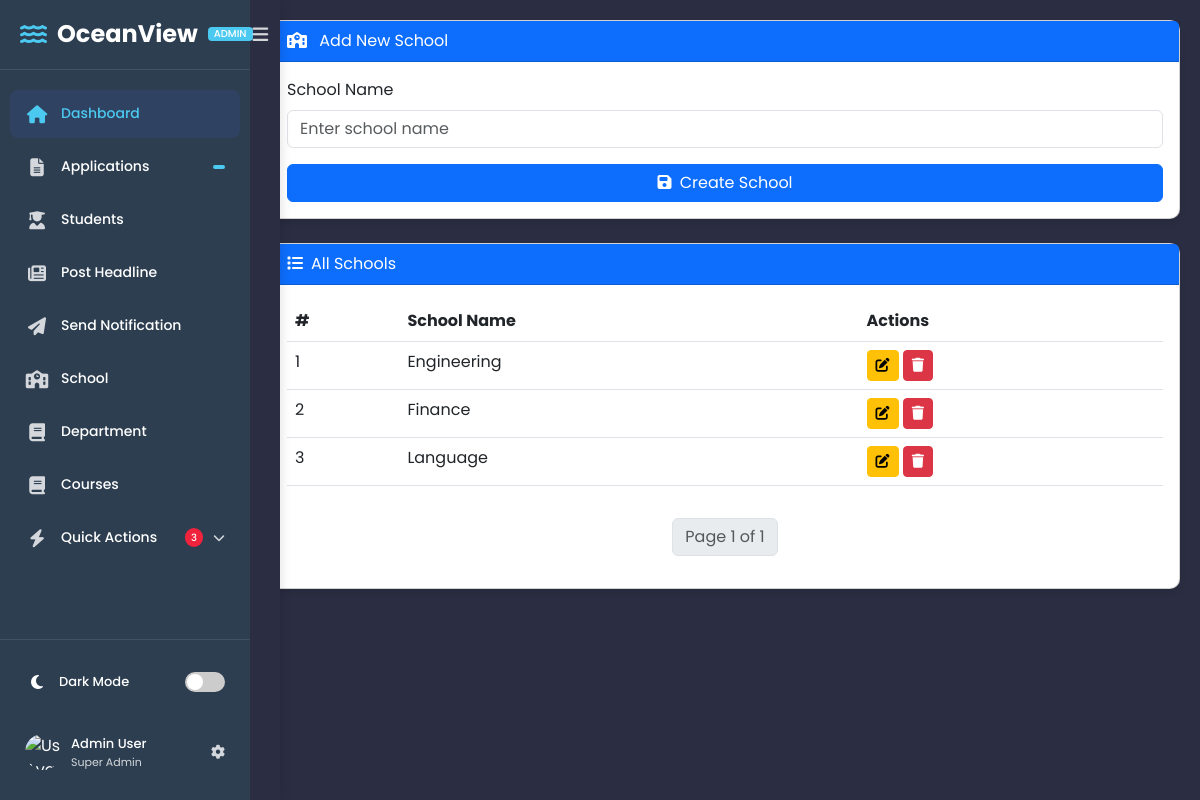
Page /add-school/ on the committed database.
### portal/models.py (models this page shows, shortened)
class School(models.Model):
    name = models.CharField(max_length=100, unique=True)

### crm/views.py (the view)
# urls.py: path("add-school/", add_School, name = "add_school" ),
def add_School(request):
    if request.method == "POST":
        form = SchoolForm(request.POST, request.FILES)
        if form.is_valid():
            form.save()
            messages.success(request, "School created successfully!")
            return redirect("add_school")
    else:
        form = SchoolForm()
    schools = paginate_schools(request)
    return render(request, "crm/crm_add_school.html", {"form": form, "schools": schools})

### crm/forms.py
class SchoolForm(forms.ModelForm):
    class Meta:
        model = School
        fields = ["name"]  # Changed from "Name" to "name" to match model field
        widgets = {
            "name": forms.TextInput(attrs={
                "class": "form-control",
                "placeholder": "Enter school name"
            }),
        }

### crm/views.py (called while the page is built)
def paginate_schools(request):
    schools_list = School.objects.all()
    paginator = Paginator(schools_list, 3)  # 3 headlines per page
    page_number = request.GET.get("page")
    return paginator.get_page(page_number)

### crm/templates/crm/crm_add_school.html (shortened to what this page needs)
{% load static %}
<!DOCTYPE html>
<html lang="en">
<head>
    <link href="https://cdn.jsdelivr.net/npm/bootstrap@5.3.0/dist/css/bootstrap.min.css" rel="stylesheet">
    <link rel="stylesheet" href="https://cdnjs.cloudflare.com/ajax/libs/font-awesome/6.0.0/css/all.min.css">
    <link rel="stylesheet" href="{% static 'css/add_school.css' %}">
</head>
<body>
    {% include 'crm/sidebar.html' %}
    <div class="main-content" style="margin-left: 250px; padding: 20px;">
        <div class="card mb-4">
            <div class="card-header bg-primary text-white">
                <i class="fas fa-school me-2"></i>
                {% if form.instance.id %}Edit School{% else %}Add New School{% endif %}
            </div>
            <div class="card-body">
                <form method="POST" id="schoolForm">
                    <div class="mb-3">
                        <label for="id_Name" class="form-label">School Name</label>
                        {{ form.name }}
                    </div>
                    <button type="submit" class="btn btn-primary w-100">
                        <i class="fas fa-save me-1"></i>
                        {% if form.instance.id %}Update{% else %}Create{% endif %} School
                    </button>
                </form>
            </div>
        </div>
        <div class="card">
            <div class="card-header bg-primary text-white">
                <i class="fas fa-list me-2"></i>All Schools
            </div>
            <div class="card-body">
                <div class="table-responsive">
                    <table class="table table-hover">
                        <thead>
                            <tr>
                                <th>#</th>
                                <th>School Name</th>
                                <th>Actions</th>
                            </tr>
                        </thead>
                        <tbody>
                            {% for school in schools %}
                            <tr>
                                <td>{{ forloop.counter }}</td>
                                <td>{{ school.name }}</td>
                                <td>
                                    <a href="#" class="btn btn-sm btn-warning">
                                        <i class="fas fa-edit"></i>
                                    </a>
                                    <form action="#" method="POST" class="d-inline">
                                        <button type="submit" class="btn btn-sm btn-danger" onclick="return confirm('Are you sure you want to delete this school?')">
                                            <i class="fas fa-trash"></i>
                                        </button>
                                    </form>
                                </td>
                            </tr>
                            {% empty %}
                            <tr>
                                <td colspan="3" class="text-center">No schools found</td>
                            </tr>
                            {% endfor %}
                        </tbody>
                    </table>
                </div>
                <div class="mt-3">
                    <nav aria-label="Page navigation">
                        <ul class="pagination justify-content-center">
                            <li class="page-item disabled">
                                <span class="page-link">
                                    Page {{ schools.number }} of {{ schools.paginator.num_pages }}
                                </span>
                            </li>
                        </ul>
                    </nav>
                </div>
            </div>
        </div>
    </div>
</body>
</html>

### crm/static/css/add_school.css (style rules this page uses)
:root { --primary-color: #4361ee; --danger-color: #ef233c; --warning-color: #ff9500; }
body { font-family: 'Poppins', sans-serif; }
.card { border-radius: 10px; box-shadow: 0 4px 6px rgba(0,0,0,0.1); }

### crm/templates/crm/sidebar.html (style rules this page uses)
:root { --primary-color: #4361ee; --primary-light: rgba(67, 97, 238, 0.1); --secondary-color: #3f37c9; --accent-color: #4cc9f0; --text-color: #ffffff; --text-light: rgba(255, 255, 255, 0.8); --bg-color: #2b2d42; --sidebar-bg: #2b2d42; --sidebar-width: 280px; --sidebar-collapsed-width: 80px; --transition-speed: 0.3s; }
* { margin: 0; padding: 0; box-sizing: border-box; }
body { font-family: 'Poppins', sans-serif; background-color: var(--bg-color); color: var(--text-color); transition: background-color var(--transition-speed); }

### rows in the picture
School: name "Engineering"
School: name "Finance"
School: name "Language"

### other values in the picture
{{ schools.number }} "1"
{{ schools.paginator.num_pages }} "1"
